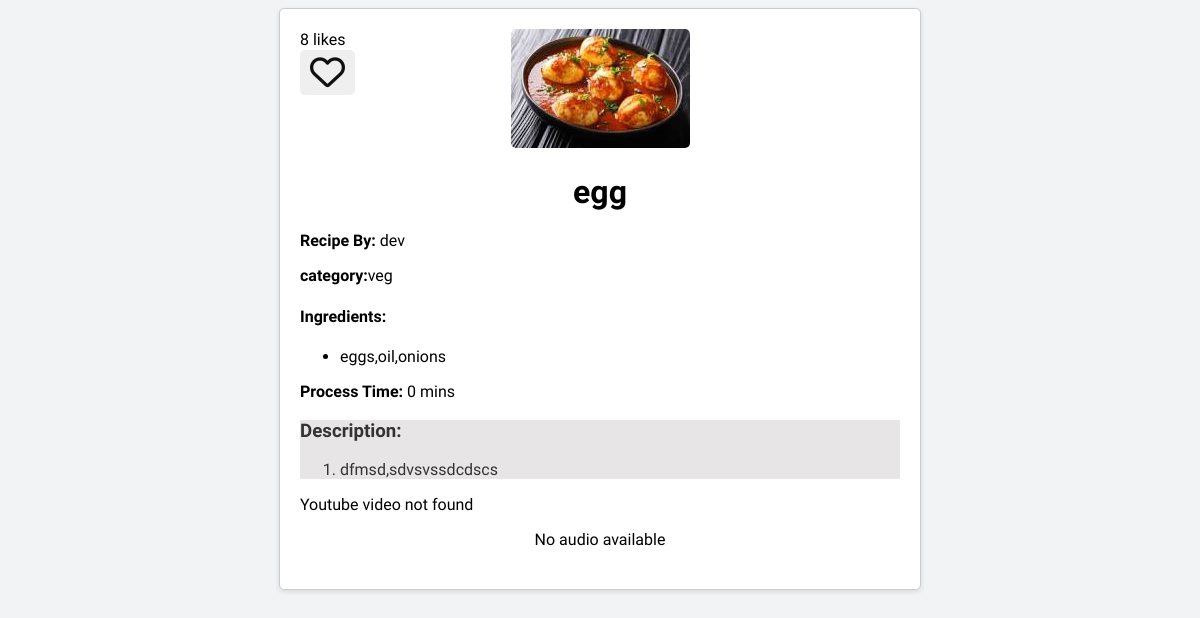
The page /recipe/2/ (signed in) on the database its author committed.
### recipes/models.py (models this page shows, shortened)
class Recipe(models.Model):
    CATEGORY_CHOICES = [
        ('veg', 'Vegetarian'),
        ('Non-veg', 'Non-Vegetarian'),
        ('Breakfast', 'Breakfast'),
        ('Snacks', 'Snacks'),
        ('Rice', 'Rice'),
    ]
    user = models.ForeignKey(User, on_delete=models.CASCADE)
    recipe_name = models.CharField(max_length=100)
    ingredients = models.TextField()
    description = models.TextField()
    processtime=models.IntegerField(default=0)
    image = models.ImageField(upload_to='images/', null=True, blank=True)
    audio = models.FileField(upload_to='audio/', null=True, blank=True)
    category = models.CharField(max_length=20, choices=CATEGORY_CHOICES, default='veg')
    likes = models.IntegerField(default=0)
    youtube_links = models.URLField(default='', max_length=200)

### recipes/views.py (the view)
# urls.py: path('recipe/<int:pk>/', views.recipe_detail, name='recipe_detail'),
@login_required
def recipe_detail(request, pk):
    recipe = get_object_or_404(Recipe, pk=pk)
    youtube_link = None
    ingredients_list = recipe.ingredients.split('\n')
    description_steps = recipe.description.split('\n')
    if recipe.youtube_links:
        video_id = recipe.youtube_links.split('=')[-1]
        youtube_link = f"https://www.youtube.com/embed/{video_id}"
    if recipe.youtube_links=='https://www.youtube.com/':
        youtube_link=False
    context = {
        'recipe': recipe,
        'user': request.user,
        'youtube_link': youtube_link,
        'ingredients_list': ingredients_list,
        'description_steps': description_steps,
    }
    print(recipe.ingredients.split("\r"))
    return render(request, 'recipes/recipe_details.html', context)

### recipes/templates/recipes/recipe_details.html (shortened to what this page needs)
<!DOCTYPE html>
<html>
<head>
</head>
<body>
    <div class="container">
        <div class="recipe-image">
            <img src="{{ recipe.image.url }}" alt="Recipe Image">
        </div>
        <h1>{{ recipe.recipe_name }}</h1>
        <p><strong>Recipe By:</strong> {{ recipe.user }}</p>
        <p><strong>category:</strong>{{ recipe.category }}</p>
        <h4>Ingredients:</h4>
                <ul>
                {% for ingredient in ingredients_list %}
                    <li>{{ ingredient }}</li>
                {% endfor %}
                </ul>
        <p><strong>Process Time:</strong> {{ recipe.processtime }} mins</p>
        <div class="recipe-description">
            <h3>Description:</h3>
                <ol>
                {% for step in description_steps %}
                    <li>{{ step }}</li>
                {% endfor %}
                </ol>
        </div>
        <div>
            {% if youtube_link %}
            <iframe width="560" height="315" src="{{youtube_link}}" title="YouTube video player" frameborder="0" allow="accelerometer; autoplay; clipboard-write; encrypted-media; gyroscope; picture-in-picture; web-share" allowfullscreen></iframe>
            {% else %}
            <p>Youtube video not found</p>
            {% endif %}
        </div>
        <div class="recipe-audio">
            {% if recipe.audio %}
            <audio controls>
                <source src="{{ recipe.audio.url }}" type="audio/mpeg">
                Your browser does not support the audio element.
            </audio>
            {% else %}
            <p>No audio available</p>
            {% endif %}
        </div>
        <div class="like-count">{{ recipe.likes }} likes</div>
        {% if user.is_authenticated %}
        <button class="like-button{% if recipe.is_liked_by_user %} liked{% endif %}" data-recipe-id="{{ recipe.id }}">
            {% if recipe.is_liked_by_user %}
            <i id="heart" class="fas fa-heart"></i>
            {% else %}
            <i id="heart" class="far fa-heart"></i>
            {% endif %}
        </button>
        {% endif %}
    </div>
</body>
</html>

### recipes/templates/recipes/recipe_details.html (style rules this page uses)
body { font-family: "Trirong", serif; background-color: #F2F3F5; }
.container { max-width: 600px; margin: 0 auto; padding: 20px; background-color: #ffffff; border: 1px solid #ccc; border-radius: 5px; box-shadow: 0 2px 5px rgba(0, 0, 0, 0.1); }
h1 { text-align: center; margin-bottom: 20px; }
p { margin-bottom: 10px; }
.recipe-image { text-align: center; margin-bottom: 20px; }
.recipe-image img { max-width: 100%; height: auto; border-radius: 5px; }
.recipe-description { background-color: #e7e5e5; font-family: "Trirong", serif; font-size: 16px; color: #333333; }
.recipe-audio { text-align: center; margin-bottom: 20px; }
.like-count { margin-bottom: 10px; position:absolute; top:30px; }
.like-button { position:absolute; top:50px; display: inline-block; padding: 5px 10px; color: #111010; border: none; border-radius: 5px; cursor: pointer; transition: background-color 0.3s ease; }
.like-button i { margin-right: 0px; }
#heart { font-size: 35px; }

### rows shown on the page
Recipe: image (picture), recipe_name "egg", user "dev", category "veg", ingredients_list "eggs,oil,onions", processtime "0", description_steps "dfmsd,sdvsvssdcdscs", likes "8"
